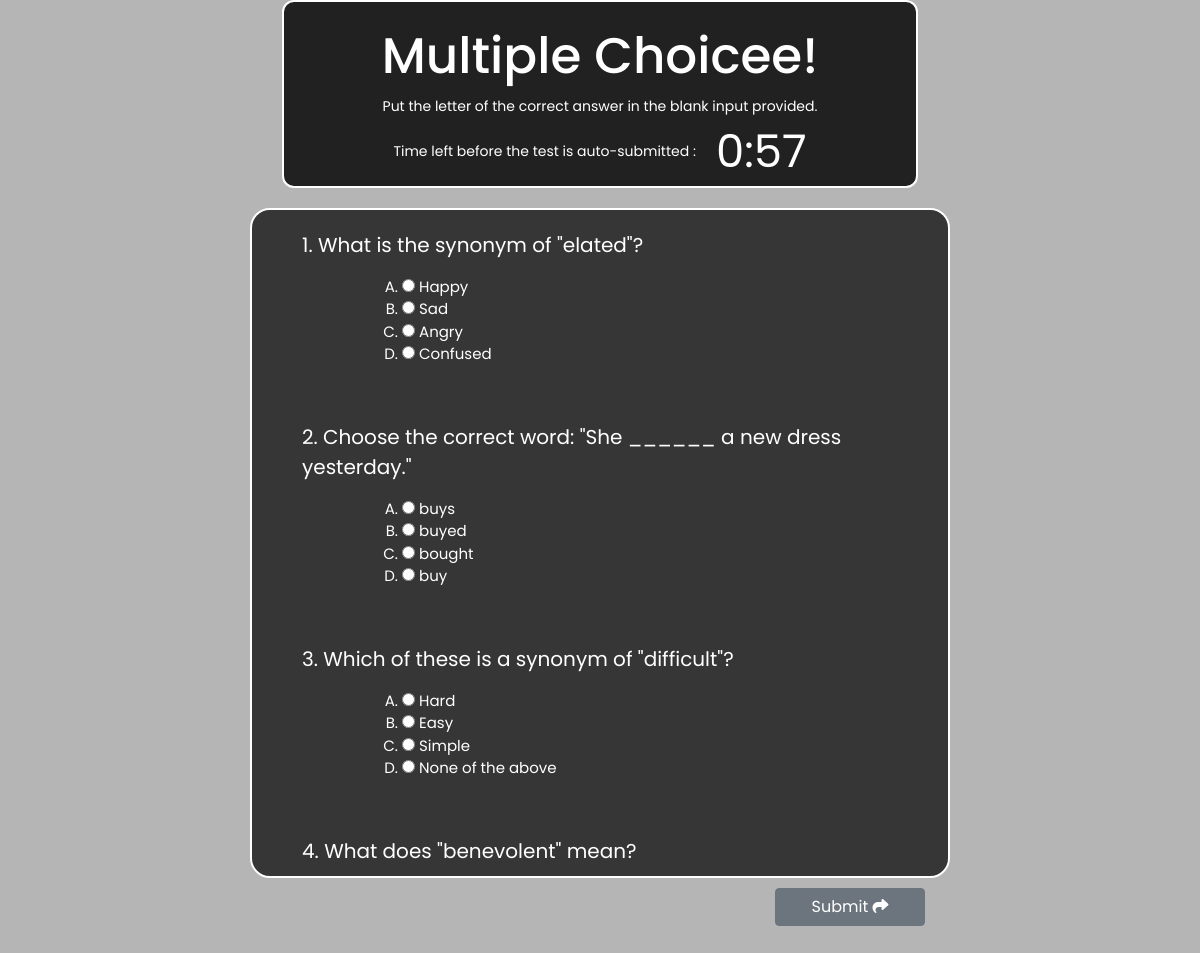
Page /english.php on the committed database.
### tables this page shows
CREATE TABLE `english` (
  `quiz_id` int(11) NOT NULL AUTO_INCREMENT,
  `quiz_question` text NOT NULL,
  `option_a` text NOT NULL,
  `option_b` text NOT NULL,
  `option_c` text NOT NULL,
  `option_d` text NOT NULL,
  `correct_answer` text NOT NULL,
  PRIMARY KEY (`quiz_id`)
);

### english.php (the view, shortened to what this page needs)
<?php
include('./partials/header.php');
include('./conn/conn.php');
?>
<body>
    <div class="main">
        <div class="take-quiz-area">
            <div class="headerBox">
                <h3 class="mt-4">Multiple Choicee!</h3>
                <small>Put the letter of the correct answer in the blank input provided.</small>
                <br>
                <small>Time left before the test is auto-submitted :
                    <span id="countdown"></span>
                </small>
            </div>
            <div class="questions">
                <?php
                $stmt = $conn->prepare('SELECT * FROM `english`');
                $stmt->execute();
                $result = $stmt->fetchAll();
                foreach ($result as $row) {
                    $quizID = $row['quiz_id'];
                    $quizQuestion = $row['quiz_question'];
                    $optionA = $row['option_a'];
                    $optionB = $row['option_b'];
                    $optionC = $row['option_c'];
                    $optionD = $row['option_d'];
                ?>
                    <div class="question">
                        <p><?= $quizID ?>. <?= $quizQuestion ?></p>
                        <ol class="choices">
                            <li><input type="radio" name="quiz<?= $quizID ?>" value="A"> <?= $optionA ?></li>
                            <li><input type="radio" name="quiz<?= $quizID ?>" value="B"> <?= $optionB ?></li>
                            <li><input type="radio" name="quiz<?= $quizID ?>" value="C"> <?= $optionC ?></li>
                            <li><input type="radio" name="quiz<?= $quizID ?>" value="D"> <?= $optionD ?></li>
                        </ol>
                    </div>
                <?php
                }
                ?>
            </div>
            <button type="button" class="btn btn-secondary" id="submitAnswer">Submit <i class="fa-sharp fa-solid fa-share"></i></button>
        </div>
    </div>
    <?php include('./partials/footer.php') ?>
</body>

### assets/style.css (style rules this page uses)
* { margin: 0; padding: 0; font-family: 'Poppins', sans-serif; }
body { background-image: url('../bg.jpg'); background-size: cover; background-repeat: no-repeat; background-attachment: fixed; }
.main { color: rgb(255, 255, 255); background-color: rgb(0 0 0 / 29%); height: 100vh; text-align: center; }
.take-quiz-area { display: flex; justify-content: center; align-items: center; flex-direction: column; }
.take-quiz-area h3 { font-size: 50px; }
.questions { display: flex; flex-direction: column; margin-top: 20px; border: 2px solid; background-color: rgba(0, 0, 0, 0.7); border-radius: 20px; width: 700px; height: 670px; text-align: left; overflow-y: auto; }
.headerBox { background-color: rgb(0 0 0 / 82%) !important; border: 2px solid white; border-radius: 12px; width: 53%; }
.headerBox :nth-child(4) { text-align: center; display: flex; align-items: center; justify-content: center; gap: 20px; }
#countdown { font-size: 45px; }
.question { margin: 20px 50px 20px 50px; }
.question p { font-size: 20px; }
.choices li { list-style-type: upper-alpha; margin-left: 100px; font-size: 15px; }
#submitAnswer { margin-left: 500px; margin-top: 10px; width: 150px; }

### rows in the picture
english: quiz_id "1", quiz_question "What is the synonym of \"elated\"?", option_a "Happy", option_b "Sad", option_c "Angry", option_d "Confused"
english: quiz_id "2", quiz_question "Choose the correct word: \"She ______ a new dress yesterday.\"", option_a "buys", option_b "buyed", option_c "bought", option_d "buy"
english: quiz_id "3", quiz_question "Which of these is a synonym of \"difficult\"?", option_a "Hard", option_b "Easy", option_c "Simple", option_d "None of the above"
english: quiz_id "4", quiz_question "What does \"benevolent\" mean?"
